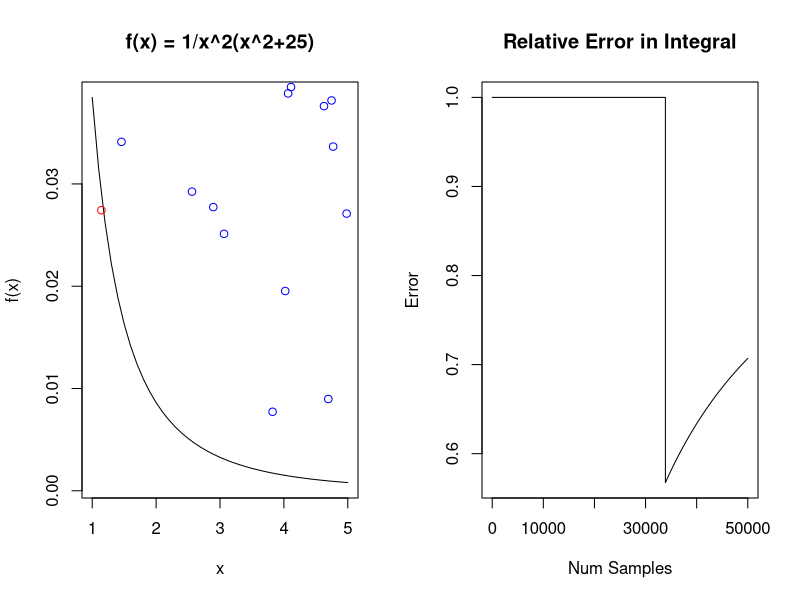

Here is the R script that generated this plot:
#Monte Carlo Integration 1-Dimension

#Goal: Write a Monte Carlo integrator for a 1D Function
#      (1) Calculus (By Hand)
#      (2) Numerical Integration (R Tools)
#      (3) Monte Carlo Integration

#Function Under Consideration:
#f(x) = 3 x^2 + 1
#Interval: 1 to 3

integrand <- function(x) {1/((x**2)*((x**2)+25))} #<-- Will change based on function

minX = 1;
maxX = 5;

minY = 0; 
maxY = 100;

#####################
# Plot the Function #
#####################

par(mfrow=c(1,2))    # set the plotting area into a 1*2 array
x <- seq(minX,maxX,0.1)
plot(x, integrand(x),type = 'l',
     col='black',main="f(x) = 1/x^2(x^2+25)",ylab="f(x)")

################################
# (1) Calculus (i.e., By Hand) #
################################

antiDerivative <- function(x) {(0.04/(x**2))+(-0.04/((x**2)+25))} #<--Will Need to Change
calcIntegral = antiDerivative(maxX) - antiDerivative(minX);
cat("Calculus (By Hand) Integral", "\t= ",calcIntegral,"\n")

#############################
# (2) Numerical Integration #
#############################

soln = integrate(integrand, lower = minX, upper = maxX)
numericalIntegral = soln$value;
cat("Numerical Integration", "\t\t= ",numericalIntegral,"\n")

##############################
# (3) Monte Carlo Integrator #
##############################

maxSamples = 50000;

xVals=runif(maxSamples,minX,maxX);
yVals=runif(maxSamples,minY,maxY);

runningIntegral = rep(0,maxSamples);

boxArea = (maxX - minX)*(maxY - minY);

numPointsUnderCurve = 0;
for (j in seq(from=1,to=maxSamples,by=1))
{
  if(yVals[j] < integrand(xVals[j])){
    numPointsUnderCurve = numPointsUnderCurve +1;
    points(xVals[j],yVals[j],col='red')
    }
  else{ 
    points(xVals[j],yVals[j],col='blue')
    }
  runningIntegral[j] =  (numPointsUnderCurve/j)*boxArea
}

plot(seq(1,maxSamples,1),abs(runningIntegral-numericalIntegral)/numericalIntegral,
      type = 'l',col='black',
      main="Relative Error in Integral",ylab="Error",
      xlab="Num Samples")

monteCarloIntegral = (numPointsUnderCurve/maxSamples)*boxArea;

cat("Monte Carlo Integration", "\t= ",monteCarloIntegral,"\n")

